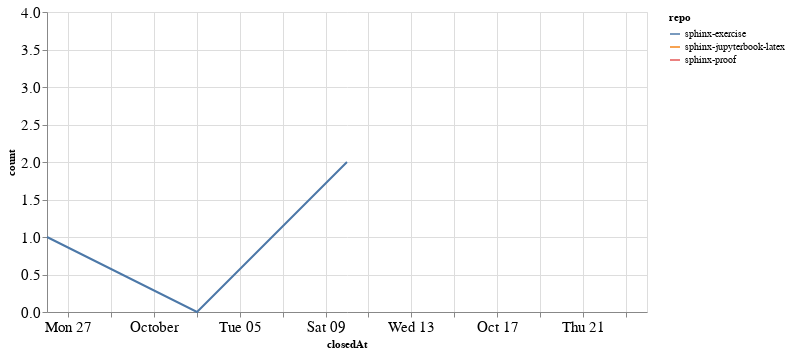

Notebook cell for this chart:
### Code cell
closed_by_time = closed_by.groupby('repo').resample('W', on='closedAt').count()['author'].reset_index()
closed_by_time = closed_by_time.rename(columns={'author': 'count'})

alt.Chart(closed_by_time, width=600).mark_line().encode(
    x='closedAt',
    y='count',
    color='repo',
    tooltip="repo"
)

### Figure 1 — Vega-Lite specification as saved in the notebook (floating-point values rounded to 4 significant figures)
{"config": {"axisLeft": {"labelFontSize": 15}, "axisBottom": {"labelFontSize": 15}}, "data": {"name": "data-2251f072d83f37b1dab4fc977a6cf413"}, "mark": "line", "encoding": {"color": {"type": "nominal", "field": "repo"}, "tooltip": {"type": "nominal", "field": "repo"}, "x": {"type": "temporal", "field": "closedAt"}, "y": {"type": "quantitative", "field": "count"}}, "width": 600, "$schema": "https://vega.github.io/schema/vega-lite/v4.8.1.json", "datasets": {"data-2251f072d83f37b1dab4fc977a6cf413": [{"repo": "sphinx-exercise", "closedAt": "2021-09-26T00:00:00", "count": 1}, {"repo": "sphinx-exercise", "closedAt": "2021-10-03T00:00:00", "count": 0}, {"repo": "sphinx-exercise", "closedAt": "2021-10-10T00:00:00", "count": 2}, {"repo": "sphinx-jupyterbook-latex", "closedAt": "2021-10-24T00:00:00", "count": 2}, {"repo": "sphinx-proof", "closedAt": "2021-10-17T00:00:00", "count": 4}]}}
